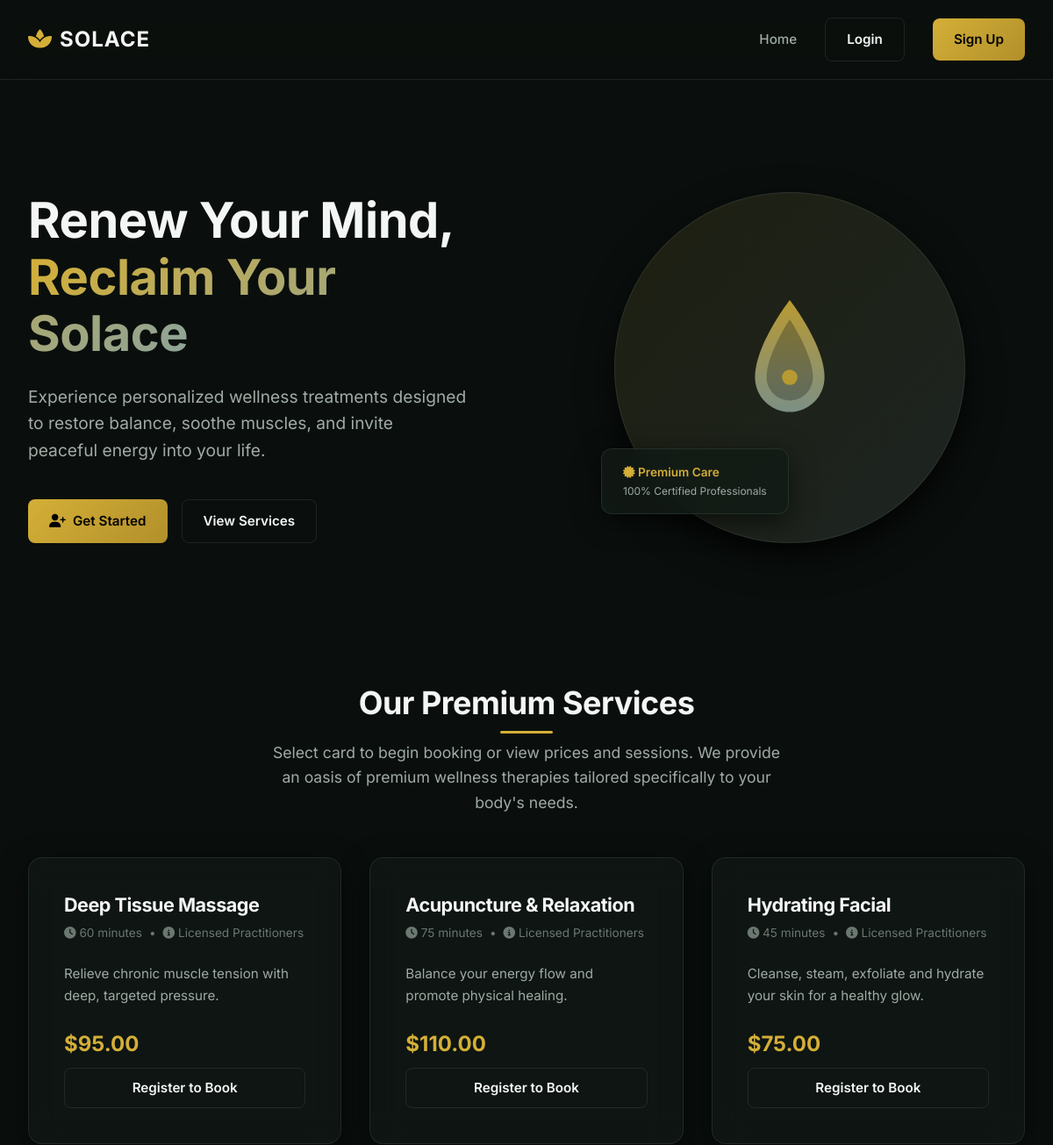
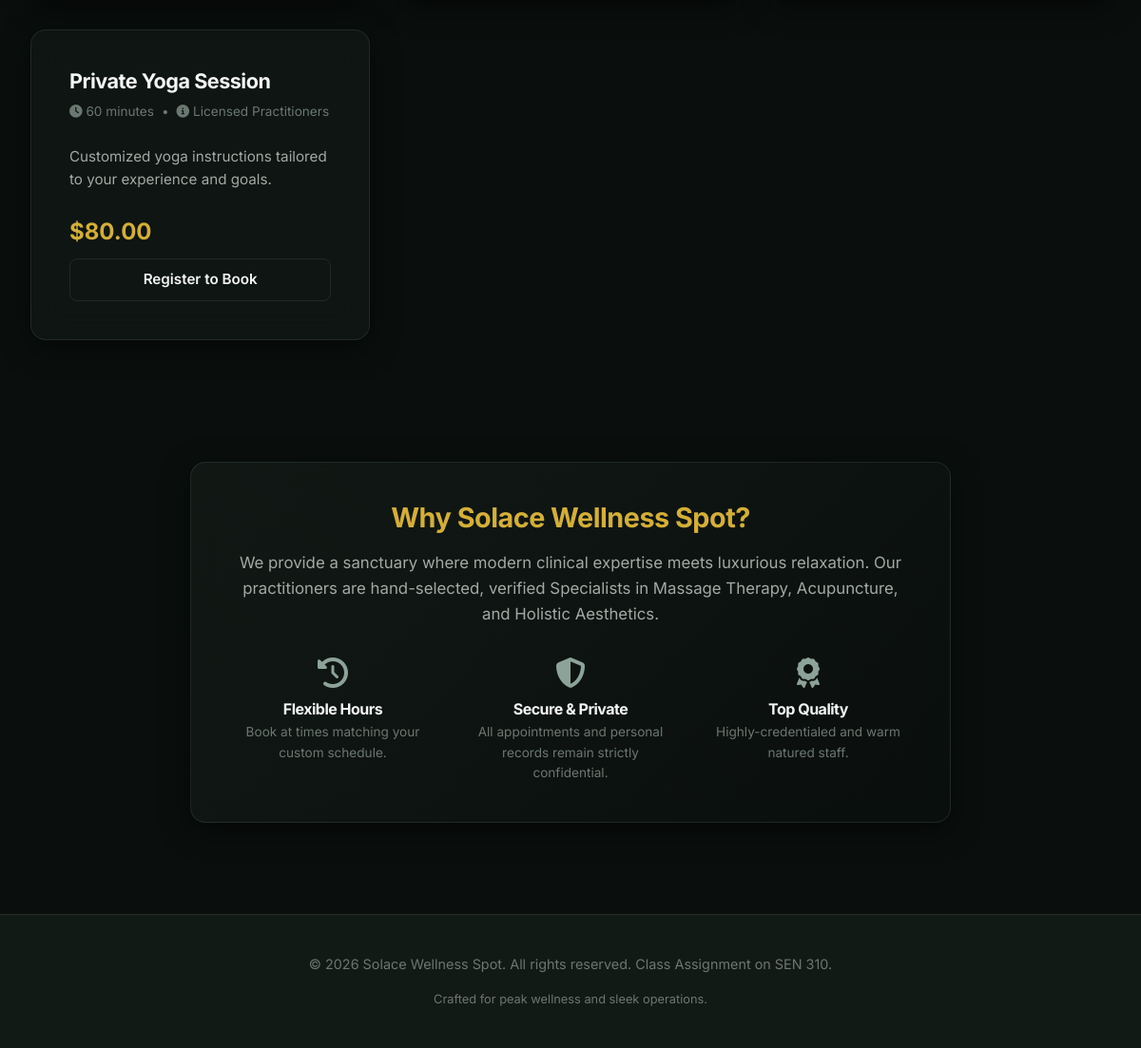
The page / on the database its author committed (2 pictures, top to bottom).
### scheduler/models.py (models this page shows, shortened)
class Service(models.Model):
    name = models.CharField(max_length=100)
    description = models.TextField(blank=True)
    duration_minutes = models.PositiveIntegerField(help_text="Duration in minutes")
    price = models.DecimalField(max_digits=10, decimal_places=2)

### scheduler/views.py (the view, shortened to what this page needs)
# urls.py: path('', views.landing, name='landing'),
def landing(request):
    services = Service.objects.all()
    return render(request, 'scheduler/landing.html', {'services': services})

### scheduler/templates/scheduler/landing.html (shortened to what this page needs)
{% extends 'scheduler/base.html' %}
{% load static %}
{% block content %}
<section class="hero-section">
    <div class="hero-text">
        <h1>Renew Your Mind, <br><span>Reclaim Your Solace</span></h1>
        <p>Experience personalized wellness treatments designed to restore balance, soothe muscles, and invite peaceful
            energy into your life.</p>
        <div style="display: flex; gap: 1rem;">
            {% if user.is_authenticated %}
            {% if user.role == 'client' %}
            <a href="{% url 'book_appointment' %}" class="btn btn-primary"><i class="fa-solid fa-calendar-days"></i>
                Book Reservation</a>
            <a href="{% url 'dashboard' %}" class="btn btn-secondary">Go to Dashboard</a>
            {% else %}
            <a href="{% url 'dashboard' %}" class="btn btn-primary">Go to portal</a>
            {% endif %}
            {% else %}
            <a href="{% url 'register' %}" class="btn btn-primary"><i class="fa-solid fa-user-plus"></i> Get Started</a>
            <a href="#services" class="btn btn-secondary">View Services</a>
            {% endif %}
        </div>
    </div>
    <div class="hero-image-wrap">
        <div class="hero-circle">
            <div class="hero-badge">
                <p style="font-size: 0.85rem; color: var(--accent-primary); font-weight: 600;"><i
                        class="fa-solid fa-certificate"></i> Premium Care</p>
                <p style="font-size: 0.75rem; color: var(--text-secondary);">100% Certified Professionals</p>
            </div>
        </div>
    </div>
</section>
<section id="services" style="padding-top: 5rem;">
    <h2 class="section-title">Our Premium Services</h2>
    <p class="section-subtitle">Select card to begin booking or view prices and sessions. We provide an oasis of premium
        wellness therapies tailored specifically to your body's needs.</p>
    <div class="services-grid">
        {% for service in services %}
        <div class="card service-card">
            <h3 style="font-size: 1.35rem; margin-bottom: 0.5rem; color: var(--text-primary);">{{ service.name }}</h3>
            <div class="service-meta">
                <span><i class="fa-solid fa-clock"></i> {{ service.duration_minutes }} minutes</span>
                <span>&bull;</span>
                <span><i class="fa-solid fa-circle-info"></i> Licensed Practitioners</span>
            </div>
            <p>{{ service.description }}</p>
            <div class="service-price">
                ${{ service.price }}
            </div>
            {% if user.is_authenticated and user.role == 'client' %}
            <a href="{% url 'book_appointment' %}?service={{ service.id }}" class="btn btn-secondary"
                style="margin-top: auto; padding: 0.6rem 0.5rem;">Book This Service</a>
            {% else %}
            <a href="{% url 'register' %}" class="btn btn-secondary"
                style="margin-top: auto; padding: 0.6rem 0.5rem;">Register to Book</a>
            {% endif %}
        </div>
        {% endfor %}
    </div>
</section>
<section style="padding: 8rem 0 3rem 0; text-align: center;">
    <div class="card"
        style="max-width: 800px; margin: 0 auto; background: linear-gradient(135deg, rgba(18, 26, 22, 0.9) 0%, rgba(10, 15, 13, 0.9) 100%);">
        <h2 style="font-size: 1.8rem; margin-bottom: 1rem; color: var(--accent-primary);">Why Solace Wellness Spot?</h2>
        <p style="color: var(--text-secondary); margin-bottom: 2rem; font-size: 1.05rem;">We provide a sanctuary where
            modern clinical expertise meets luxurious relaxation. Our practitioners are hand-selected, verified
            Specialists in Massage Therapy, Acupuncture, and Holistic Aesthetics.</p>
        <div style="display: grid; grid-template-columns: repeat(auto-fit, minmax(200px, 1fr)); gap: 2rem;">
            <div>
                <i class="fa-solid fa-clock-rotate-left"
                    style="font-size: 2rem; color: var(--accent-secondary); margin-bottom: 0.75rem;"></i>
                <h4 style="margin-bottom: 0.25rem;">Flexible Hours</h4>
                <p style="font-size: 0.85rem; color: var(--text-muted);">Book at times matching your custom schedule.
                </p>
            </div>
            <div>
                <i class="fa-solid fa-shield-halved"
                    style="font-size: 2rem; color: var(--accent-secondary); margin-bottom: 0.75rem;"></i>
                <h4 style="margin-bottom: 0.25rem;">Secure & Private</h4>
                <p style="font-size: 0.85rem; color: var(--text-muted);">All appointments and personal records remain
                    strictly confidential.</p>
            </div>
            <div>
                <i class="fa-solid fa-award"
                    style="font-size: 2rem; color: var(--accent-secondary); margin-bottom: 0.75rem;"></i>
                <h4 style="margin-bottom: 0.25rem;">Top Quality</h4>
                <p style="font-size: 0.85rem; color: var(--text-muted);">Highly-credentialed and warm natured staff.</p>
            </div>
        </div>
    </div>
</section>
{% endblock %}

### static/css/style.css (style rules this page uses)
:root { --bg-primary: #0a0f0d; --bg-secondary: #121a16; --bg-tertiary: #19241f; --accent-primary: #d4af37; --accent-secondary: #8da399; --text-primary: #f4f6f5; --text-secondary: #a0aba5; --text-muted: #6b7771; --border: rgba(141, 163, 153, 0.15); --border-hover: rgba(212, 175, 55, 0.4); --card-bg: rgba(18, 26, 22, 0.65); --glass-blur: blur(16px); --font-sans: 'Inter', -apple-system, BlinkMacSystemFont, "Segoe UI", Roboto, sans-serif; --shadow-sm: 0 2px 8px rgba(0, 0, 0, 0.4); --shadow-md: 0 8px 30px rgba(0, 0, 0, 0.6); --shadow-lg: 0 16px 40px rgba(0, 0, 0, 0.8); --transition: all 0.3s cubic-bezier(0.4, 0, 0.2, 1); }
* { box-sizing: border-box; margin: 0; padding: 0; }
body { background-color: var(--bg-primary); color: var(--text-primary); font-family: var(--font-sans); line-height: 1.6; min-height: 100vh; display: flex; flex-direction: column; }
a { color: var(--accent-secondary); text-decoration: none; transition: var(--transition); }
.btn { display: inline-flex; align-items: center; justify-content: center; padding: 0.75rem 1.5rem; border-radius: 8px; font-size: 0.95rem; font-weight: 600; cursor: pointer; border: none; transition: var(--transition); gap: 0.5rem; }
.btn-primary { background: linear-gradient(135deg, var(--accent-primary) 0%, #b2902b 100%); color: #000; }
.btn-secondary { background: transparent; color: var(--text-primary); border: 1px solid var(--border); }
.card { background: var(--card-bg); backdrop-filter: var(--glass-blur); -webkit-backdrop-filter: var(--glass-blur); border: 1px solid var(--border); border-radius: 16px; padding: 2.5rem; box-shadow: var(--shadow-md); transition: var(--transition); }
h1, h2, h3, h4 { font-weight: 700; letter-spacing: -0.5px; color: var(--text-primary); line-height: 1.25; }
.section-title { font-size: 2.25rem; margin-bottom: 1.5rem; text-align: center; position: relative; padding-bottom: 0.75rem; }
.section-title::after { content: ''; position: absolute; bottom: 0; left: 50%; transform: translateX(-50%); width: 60px; height: 3px; background-color: var(--accent-primary); border-radius: 2px; }
.section-subtitle { color: var(--text-secondary); text-align: center; font-size: 1.1rem; max-width: 600px; margin: -1rem auto 3rem auto; }
.hero-section { display: grid; grid-template-columns: 1fr 1fr; align-items: center; gap: 4rem; min-height: 70vh; padding: 2rem 0; }
.hero-text h1 { font-size: 3.5rem; line-height: 1.15; margin-bottom: 1.5rem; }
.hero-text span { background: linear-gradient(135deg, var(--accent-primary) 0%, var(--accent-secondary) 100%); -webkit-background-clip: text; background-clip: text; -webkit-text-fill-color: transparent; }
.hero-text p { font-size: 1.2rem; color: var(--text-secondary); margin-bottom: 2.5rem; max-width: 500px; }
.hero-image-wrap { display: flex; justify-content: center; align-items: center; position: relative; }
.hero-circle { width: 400px; height: 400px; border-radius: 50%; background: linear-gradient(135deg, rgba(212, 175, 55, 0.1) 0%, rgba(141, 163, 153, 0.15) 100%); border: 1px solid var(--border); position: relative; display: flex; align-items: center; justify-content: center; box-shadow: var(--shadow-lg); }
.hero-badge { position: absolute; bottom: 2rem; left: -1rem; background: rgba(18, 26, 22, 0.85); backdrop-filter: var(--glass-blur); padding: 1rem 1.5rem; border-radius: 12px; border: 1px solid var(--border); box-shadow: var(--shadow-md); animation: float 4s ease-in-out infinite; }
.services-grid { display: grid; grid-template-columns: repeat(auto-fill, minmax(280px, 1fr)); gap: 2rem; }
.service-card { display: flex; flex-direction: column; height: 100%; }
.service-price { font-size: 1.5rem; font-weight: 700; color: var(--accent-primary); margin: 1.5rem 0 0.5rem 0; }
.service-meta { font-size: 0.85rem; color: var(--text-muted); margin-bottom: 1.5rem; display: flex; align-items: center; gap: 0.5rem; }
.service-card p { color: var(--text-secondary); flex-grow: 1; font-size: 0.95rem; }

### rows shown on the page
Service: name "Deep Tissue Massage", duration_minutes "60", description "Relieve chronic muscle tension with deep, targeted pressure.", price "95.00"
Service: name "Acupuncture & Relaxation", duration_minutes "75", description "Balance your energy flow and promote physical healing.", price "110.00"
Service: name "Hydrating Facial", duration_minutes "45", description "Cleanse, steam, exfoliate and hydrate your skin for a healthy glow.", price "75.00"
Service: name "Private Yoga Session", duration_minutes "60", description "Customized yoga instructions tailored to your experience and goals.", price "80.00"
